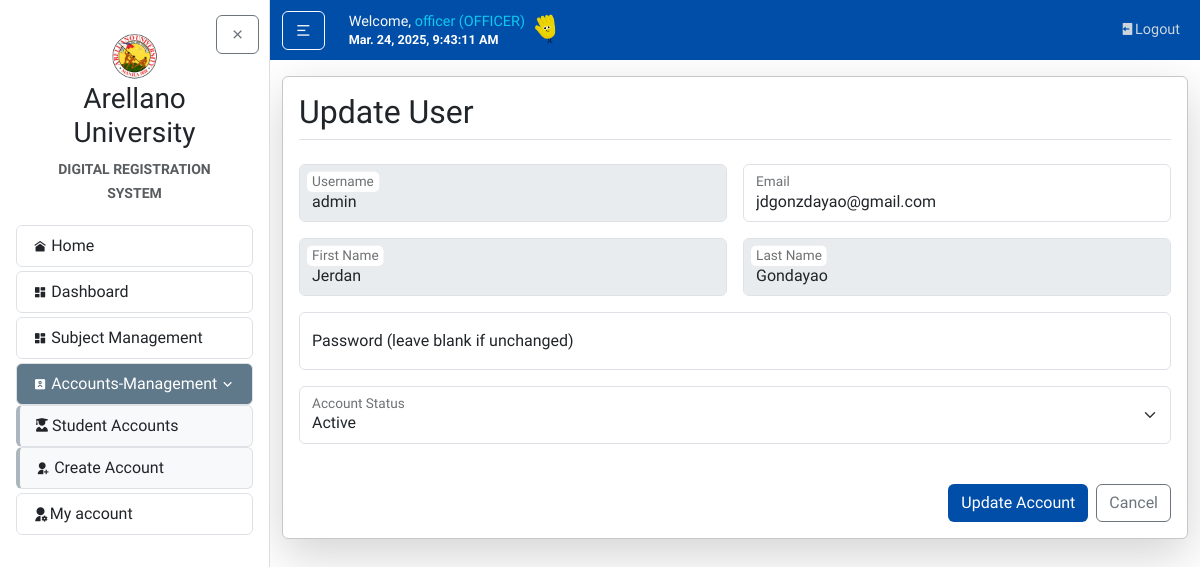
Before: /accounts/update/6/ (signed in) with the older database file.
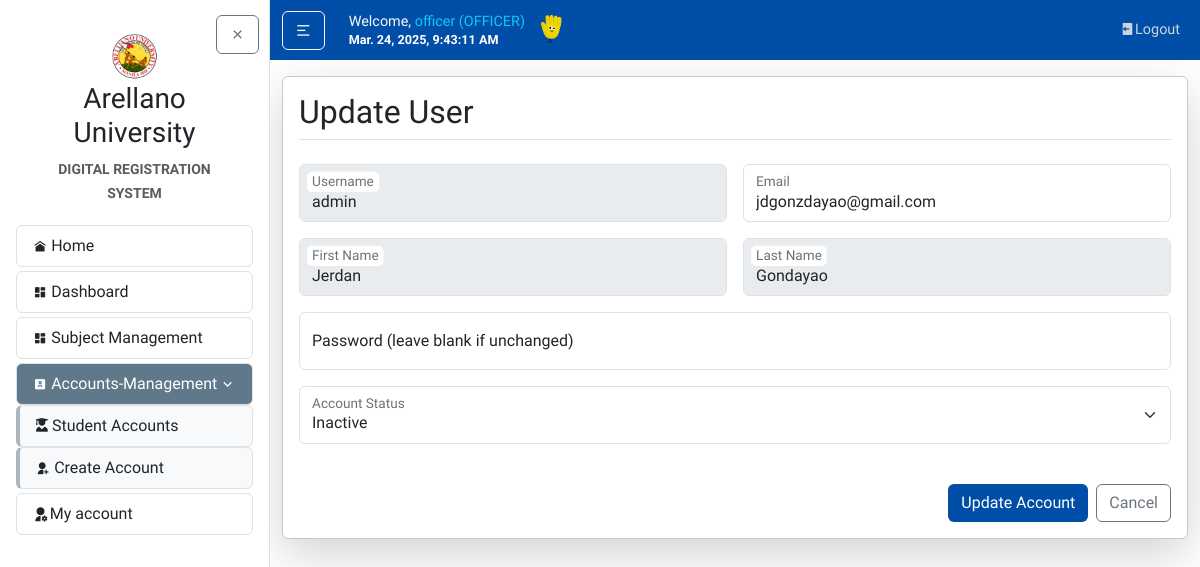
After: the same page with the newer database file.
### accounts/models.py (models this page shows, shortened)
class CustomUser(AbstractUser):
    ROLES = (
        ('SUPERUSER', 'Superuser'),
        ('ADMIN', 'Admin'),
        ('OFFICER', 'Enrollment Officer'),
        ('STUDENT', 'Student'),
    )
    role = models.CharField(max_length=20, choices=ROLES, default='ADMIN')
    email = models.EmailField()
    created_by = models.ForeignKey(
        settings.AUTH_USER_MODEL,
        on_delete=models.SET_NULL,
        null=True,
        blank=True,
        related_name="created_users"
    )
    def __str__(self):
        return f"{self.username} ({self.role})"

### accounts/views.py (the view, shortened to what this page needs)
# urls.py: path('update/<int:user_id>/', views.update_user, name='account-update'),
@login_required
def update_user(request, user_id):
    try:
        user_obj = CustomUser.objects.get(id=user_id)
    except CustomUser.DoesNotExist:
        messages.warning(request, "User not found")
        return redirect('student-list')
    if request.user.role not in ['ADMIN', 'OFFICER'] and request.user.id != user_obj.id:
        messages.warning(request, "You don't have permission to edit this account")
        return redirect('home')
    context = {
        'user_obj': user_obj,
        'departments': Department.objects.all(),
        'roles': ['ADMIN', 'OFFICER', 'STUDENT'] if request.user.is_superuser else []
    }
    try:
        if user_obj.role == 'STUDENT':
            profile = StudentProfile.objects.get(user=user_obj)
            context['profile'] = profile
            context['programs'] = Program.objects.filter(department=profile.department)
        elif user_obj.role == 'OFFICER':
            context['profile'] = EnrollmentOfficerProfile.objects.get(user=user_obj)
    except ObjectDoesNotExist:
        messages.warning(request, "Profile not found")
        return redirect('home')
    return render(request, 'accounts/update_user.html', context)

### accounts/templates/accounts/update_user.html (shortened to what this page needs)
{% extends "home/layout.html" %}
{% block body %}
<article class="content-section border-secondary-subtle rounded p-3 shadow-lg">
    <h2 class="mb-4 border-bottom pb-2">Update User</h2>
    <form method="post" class="needs-validation">
        <div class="row g-3">
            <div class="col-md-6">
                <div class="form-floating mb-3">
                    <input type="text" class="form-control readonly-field" id="username" name="username"
                           value="{{ user_obj.username }}" readonly placeholder="Username">
                    <label for="username">Username</label>
                </div>
            </div>
            <div class="col-md-6">
                <div class="form-floating mb-3">
                    <input type="email" class="form-control" id="email" name="email"
                           value="{{ user_obj.email }}" required placeholder="Email">
                    <label for="email">Email</label>
                </div>
            </div>
        </div>
        <div class="row g-3">
            <div class="col-md-6">
                <div class="form-floating mb-3">
                    <input type="text" class="form-control readonly-field" id="first_name" name="first_name"
                           value="{{ user_obj.first_name }}" readonly placeholder="First Name">
                    <label for="first_name">First Name</label>
                </div>
            </div>
            <div class="col-md-6">
                <div class="form-floating mb-3">
                    <input type="text" class="form-control readonly-field" id="last_name" name="last_name"
                           value="{{ user_obj.last_name }}" readonly placeholder="Last Name">
                    <label for="last_name">Last Name</label>
                </div>
            </div>
        </div>
        <div class="row g-3">
            <div class="col-12">
                <div class="form-floating mb-3">
                    <input type="password" class="form-control" id="password" name="password"
                           placeholder="Password" autocomplete="off">
                    <label for="password">Password (leave blank if unchanged)</label>
                </div>
            </div>
        </div>
        {% if request.user.role != 'STUDENT' and user_obj != request.user %}
        <div class="row g-3">
            <div class="col-12">
                <div class="form-floating mb-3">
                    <select class="form-select" id="is_active" name="is_active" required>
                        <option value="true" {% if user_obj.is_active %}selected{% endif %}>Active</option>
                        <option value="false" {% if not user_obj.is_active %}selected{% endif %}>Inactive</option>
                    </select>
                    <label for="is_active">Account Status</label>
                </div>
            </div>
        </div>
        {% else %}
        <input type="hidden" name="is_active" value="{{ user_obj.is_active|yesno:'true,false' }}">
        {% endif %}
        <div class="mt-4 d-flex justify-content-end gap-2">
            <button type="submit" class="btn myPrimary text-white">
                Update Account
            </button>
            <a href="{% url 'student-list' %}" class="btn btn-outline-secondary">
                Cancel
            </a>
        </div>
    </form>
</article>
{% endblock body %}

Changed rows visible on the page:
changed CustomUser "admin": is_active "Active" → "Inactive"
